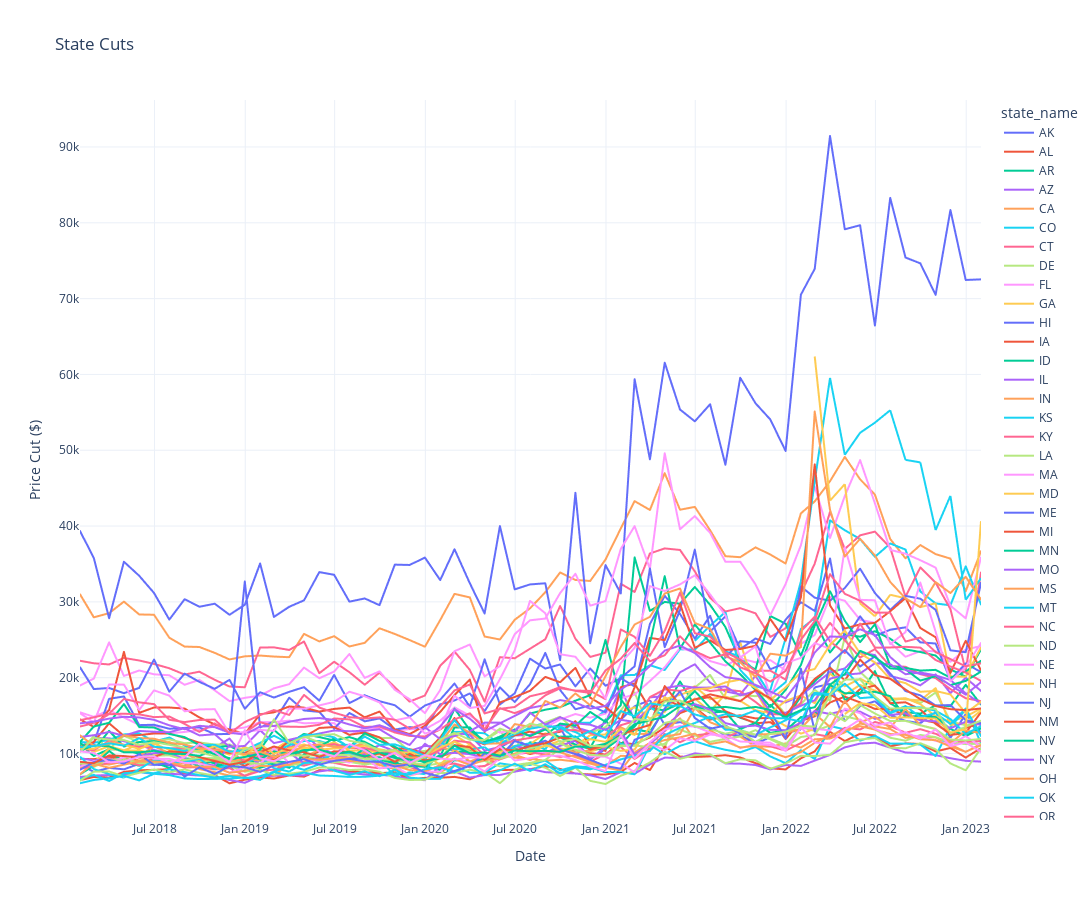

Here is the notebook cell this chart was saved with:
### Code cell
px.line(state_cuts.T, title='State Cuts', template='plotly_white', height=900, width=1200, labels={'index': 'Date', 'value':'Price Cut ($)'})
